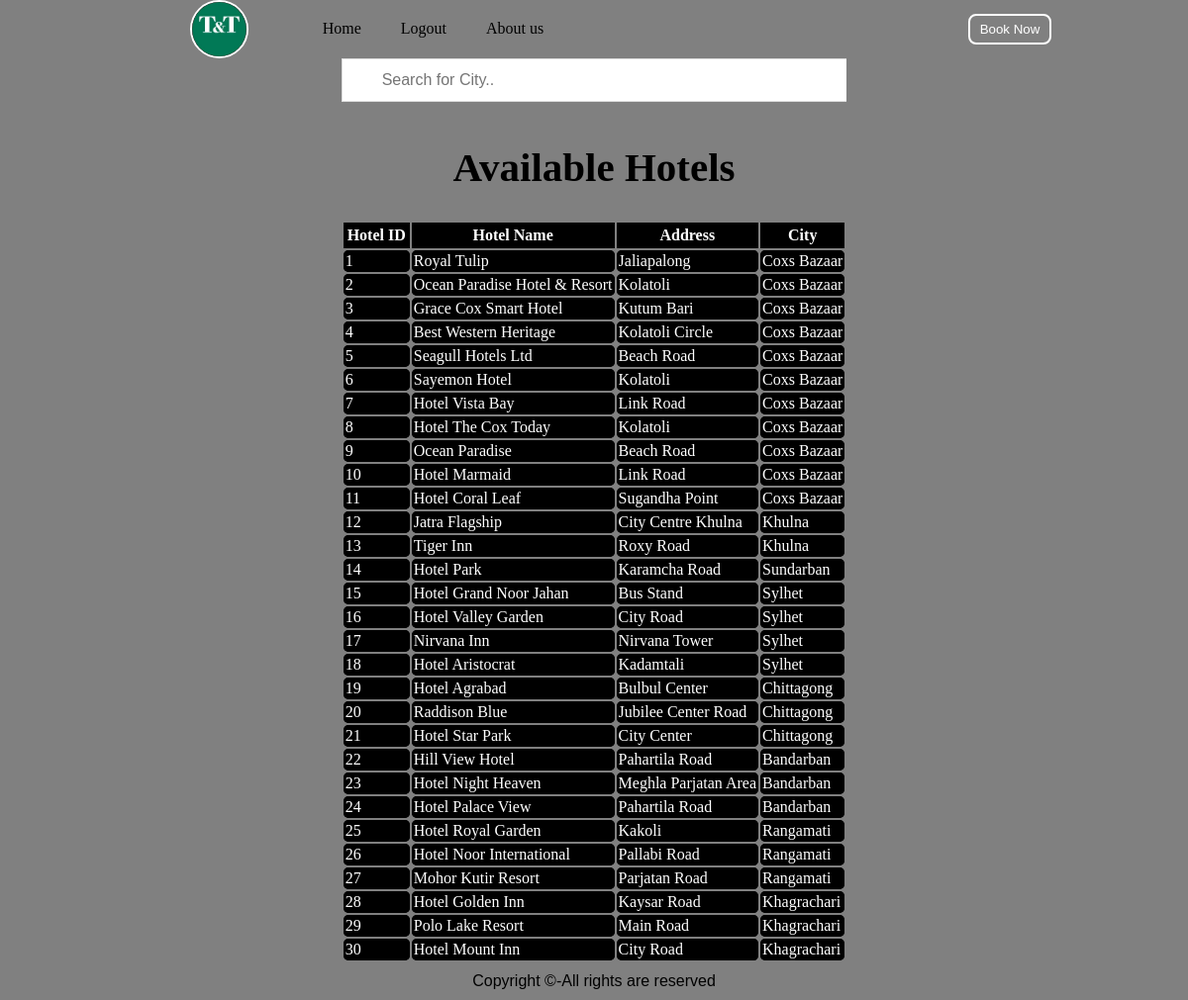
The page /hotelRent.php on the database its author committed.
### tables this page shows
CREATE TABLE `hotel` (
  `ID` int(11) NOT NULL,
  `HotelName` varchar(30) DEFAULT NULL,
  `street` varchar(30) DEFAULT NULL,
  `City` varchar(30) DEFAULT NULL
);

### hotelRent.php (the view, shortened to what this page needs)
<?php
$db = mysqli_connect("localhost","root","","project");
?>
<!DOCTYPE html>
<html lang="en">
<head>
    <link rel="stylesheet" href="hotelRent.css">
</head>
<body>
<nav class="navbar background">
		<ul class="nav-list">
			<div class="logo"><img src="logo.jpg"></div>
      <li><a href="http://localhost/project/userlanding.php">Home</a></li>
            <li><a href="Homepage.html">Logout</a></li>
            <li><a href="aboutUs.html">About us</a></li>
		</ul>
        <div class="rightNav">
        <a href="bookhotel.html">
			<button class="btn btn-sm">Book Now</button></a>
		</div>
</nav>
<section class="background firstsection">
		<div class="box-main">
			<div class="firstHalf">
            <input type="text" id="myInput" onkeyup="myFunction()" placeholder="Search for City.." title="Type in a name">
				<p class="text-big">Available Hotels</p>
			 <p class="text-small">
<table id ="myTable">
<tr>
                        <th>Hotel ID</th>
                        <th>Hotel Name</th>
                        <th>Address</th>
                        <th>City</th>
                    </tr>
<?php
$sqlhr = "Select ID , HotelName , street,city From hotel";
$result = mysqli_query($db,$sqlhr);
if(mysqli_num_rows($result)>0){
    while ($row = mysqli_fetch_assoc($result)){
        ?>
  <tr>
            <td><?php echo $row["ID"];?></td>
            <td><?php echo $row["HotelName"];?></td>
            <td><?php echo $row["street"];?></td>
            <td><?php echo $row["city"];?></td>
    </tr>
      <?php
    }
}
else
echo " No Result";
?>
</table>
			</div>
		</div>
	</section>
	<footer class="background">
		<p class="text-footer">
			Copyright ©-All rights are reserved
		</p>
	</footer>
</body>
</html>

### hotelRent.css (style rules this page uses)
* { margin:0; padding:0; overflow-x: hidden; }
html { scroll-behaviour: smooth; }
:root { --navbar-height: 59px; }
.logo { width: 20%; display: flex; justify-content: center; align-items: center; }
.logo img { width: 33%; border: 2px solid white; border-radius: 50px; }
.navbar { display: flex; align-items: center; justify-content: center; position: sticky; top: 0; cursor: pointer; }
.nav-list { width: 70%; display: flex; }
.nav-list li { list-style: none; padding: 20px; }
.nav-list li a { text-decoration: none; color: black; }
.rightNav { width: 50; text-align: right; }
.background { background-color: gray; background-blend-mode: darken; background-size: cover; }
.firstsection { height:auto }
.box-main { display: flex; justify-content: center; align-items: center; color: white; max-width: 50%; margin: auto; height: 80%; }
.firstHalf { width: auto; display: flex; flex-direction: column; justify-content: center; margin-left:auto; margin-right:auto; height: auto; }
.text-big { font-family: 'Piazzolla', serif; font-weight: bold; font-size: 41px; text-align: center; padding: 30px; color: black; }
.text-small { font-family: 'Sansita Swashed', cursive; font-size: 18px; text-align: center; color: black; }
.btn { padding: 8px 20px; margin: 7px 0; border: 2px solid white; border-radius: 8px; background: none; color: white; cursor: pointer; }
.btn-sm { padding: 6px 10px; vertical-align: middle; }
.text-footer { text-align: center; padding: 10px 0; font-family: 'Ubuntu', sans-serif; display: flex; justify-content: center; }

### hotelRent.php (style rules this page uses)
th,tr { border: 4px solid black; background-color:black; }
td { border: 2px solid black; border-radius: 5px; }
#myInput { background-image: url('/css/searchicon.png'); background-position: 10px 10px; background-repeat: no-repeat; width: 100%; font-size: 16px; padding: 12px 20px 12px 40px; border: 1px solid #ddd; margin-bottom: 12px; }

### rows shown on the page
hotel: ID "1", HotelName "Royal Tulip", street "Jaliapalong", City "Coxs Bazaar"
hotel: ID "2", HotelName "Ocean Paradise Hotel & Resort", street "Kolatoli", City "Coxs Bazaar"
hotel: ID "3", HotelName "Grace Cox Smart Hotel", street "Kutum Bari", City "Coxs Bazaar"
hotel: ID "4", HotelName "Best Western Heritage", street "Kolatoli Circle", City "Coxs Bazaar"
hotel: ID "5", HotelName "Seagull Hotels Ltd", street "Beach Road", City "Coxs Bazaar"
hotel: ID "6", HotelName "Sayemon Hotel", street "Kolatoli", City "Coxs Bazaar"
hotel: ID "7", HotelName "Hotel Vista Bay", street "Link Road", City "Coxs Bazaar"
hotel: ID "8", HotelName "Hotel The Cox Today", street "Kolatoli", City "Coxs Bazaar"
hotel: ID "9", HotelName "Ocean Paradise", street "Beach Road", City "Coxs Bazaar"
hotel: ID "10", HotelName "Hotel Marmaid", street "Link Road", City "Coxs Bazaar"
hotel: ID "11", HotelName "Hotel Coral Leaf", street "Sugandha Point", City "Coxs Bazaar"
hotel: ID "12", HotelName "Jatra Flagship", street "City Centre Khulna", City "Khulna"
hotel: ID "13", HotelName "Tiger Inn", street "Roxy Road", City "Khulna"
hotel: ID "14", HotelName "Hotel Park", street "Karamcha Road", City "Sundarban"
hotel: ID "15", HotelName "Hotel Grand Noor Jahan", street "Bus Stand", City "Sylhet"
hotel: ID "16", HotelName "Hotel Valley Garden", street "City Road", City "Sylhet"
hotel: ID "17", HotelName "Nirvana Inn", street "Nirvana Tower", City "Sylhet"
hotel: ID "18", HotelName "Hotel Aristocrat", street "Kadamtali", City "Sylhet"
hotel: ID "19", HotelName "Hotel Agrabad", street "Bulbul Center", City "Chittagong"
hotel: ID "20", HotelName "Raddison Blue", street "Jubilee Center Road", City "Chittagong"
hotel: ID "21", HotelName "Hotel Star Park", street "City Center", City "Chittagong"
hotel: ID "22", HotelName "Hill View Hotel", street "Pahartila Road", City "Bandarban"
hotel: ID "23", HotelName "Hotel Night Heaven", street "Meghla Parjatan Area", City "Bandarban"
hotel: ID "24", HotelName "Hotel Palace View", street "Pahartila Road", City "Bandarban"
hotel: ID "25", HotelName "Hotel Royal Garden", street "Kakoli", City "Rangamati"
hotel: ID "26", HotelName "Hotel Noor International", street "Pallabi Road", City "Rangamati"
hotel: ID "27", HotelName "Mohor Kutir Resort", street "Parjatan Road", City "Rangamati"
hotel: ID "28", HotelName "Hotel Golden Inn", street "Kaysar Road", City "Khagrachari"
hotel: ID "29", HotelName "Polo Lake Resort", street "Main Road", City "Khagrachari"
hotel: ID "30", HotelName "Hotel Mount Inn", street "City Road", City "Khagrachari"
